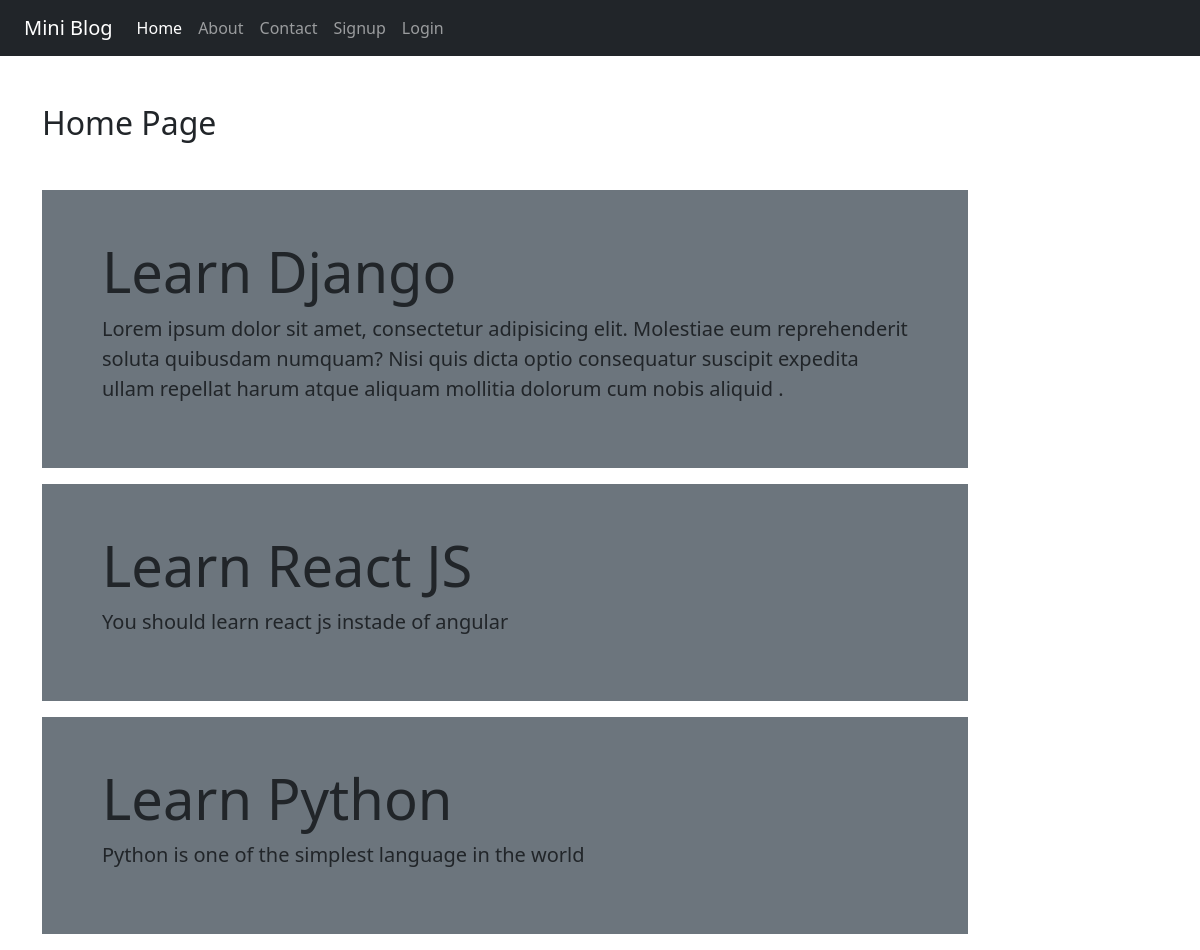
The page / on the database its author committed.
### blog/models.py (models this page shows)
class Post(models.Model):
    title = models.CharField(max_length=150)
    desc = models.TextField()

### blog/views.py (the view)
# urls.py: 2. Add a URL to urlpatterns:  path('', views.home, name='home')
def home(request):
    posts = Post.objects.all()
    return render(request, 'blog/home.html', {'posts':posts})

### blog/templates/blog/home.html
{% extends "blog/base.html" %}
{% load static %}
{% block content %}
<div class="col-sm-10">
    <h2 class="text-dark my-5">Home Page</h2>
    {% for post in posts  %}
        <div class="jumbo-color p-5 bg-secondary my-3">
            <div class="container">
                <h1 class="display-4 font-weight-bold">{{post.title}}</h1>
                <p class="lead text-dark">{{post.desc}}</p>
            </div>
        </div>
    {% endfor %}
</div>
{% endblock content %}

### blog/static/blog/css/style.css (style rules this page uses)
body { background-color: white; color: black; }
.jumbo-color { background-color: rgb(83, 81, 81); }

### rows shown on the page
Post: title "Learn Django", desc "Lorem ipsum dolor sit amet, consectetur adipisicing elit. Molestiae eum reprehenderit soluta quibusdam numquam? Nisi quis dicta optio consequatur suscipit expedita ullam repellat harum atque aliquam mollitia dolorum cum nobis aliquid ."
Post: title "Learn React JS", desc "You should learn react js instade of angular"
Post: title "Learn Python", desc "Python is one of the simplest language in the world"
